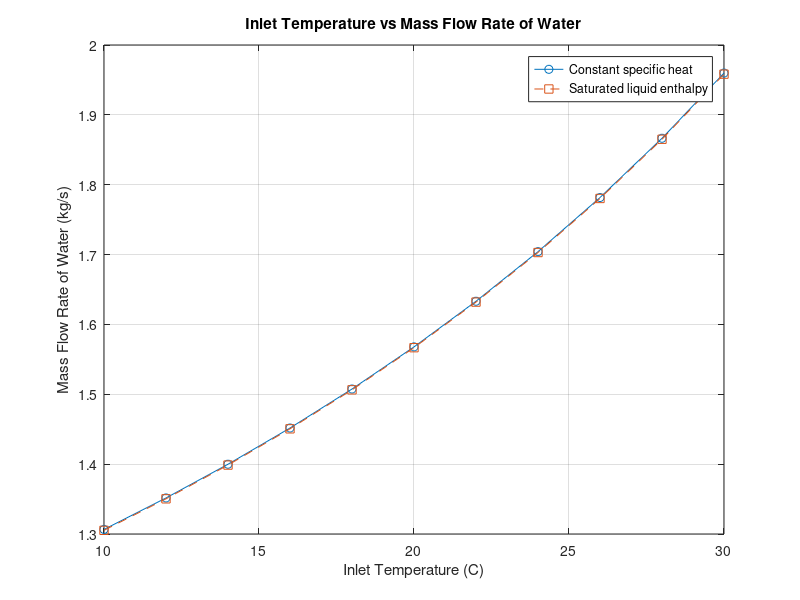

Recreate this plot in MATLAB.
% Name: Omar Ebrahim
% Student ID: 110076575
% Email: ebrahimo@uwindsor.ca
clear; clc;

% This section defines variables for ethylene glycol
c_p_glycol = 2.56; % Defining cp to 2.56 kJ/kg*C
m_dot_glycol = 3.2; % Defining flow rate of 3.2 kg/s
T_in_glycol = 80; % Defining inlet temperature to 80C
T_out_glycol = 40; % Defining outlet temperature to 40C
h_glycol = c_p_glycol * (T_out_glycol - T_in_glycol); % Calculating enthalpy of glycol

% This section defines variables for water
c_p_water = 4.18; % Defining cp to 4.18 kJ/kg*C
T_water_10 = 10; % Defining water temperature at 10C
T_water_15 = 15; % Defining water temperature at 15C
T_water_20 = 20; % Defining water temperature at 20C
T_water_25 = 25; % Defining water temperature at 25C
T_water_30 = 30; % Defining water temperature at 30C
interval = 2; % Defining interval to 2C
% Defining inlet temperature from 10C to 30C in increments of 2C
T_in_water = T_water_10:interval:T_water_30;
T_out_water = 70; % Defining outlet temperature to 70C

% 1) Solving for enthalpy (h) for water analytically
% Solving for enthalpy (h) using h = cp*deltaT = cp(T_out - T_in)
counter = 0; % Intialize counter for the for loop
h_water_analytical = zeros(1); % Intialize results matrix for the for loop
for T_water_analytical = T_in_water
  counter = counter + 1; % Add counter with 1
  h = c_p_water * (T_out_water - T_water_analytical);
  h_water_analytical(counter) = h; % Setting enthalpy value to a matrix
end

% 2) Solving for saturated liquid water enthalpy (h_R) using interpolation
h_R_10 = 42.022; % Enthalpy values for Temperature 10C
h_R_15 = 62.982; % Enthalpy values for Temperature 15C
h_R_20 = 83.915; % Enthalpy values for Temperature 20C
h_R_25 = 104.83; % Enthalpy values for Temperature 25C
h_R_30 = 125.74; % Enthalpy values for Temperature 30C
h_R_70 = 293.07; % Enthalpy values for Temperature 70C
counter = 0; % Intialize counter for the for loop
h_R_water = zeros(1); % Intialize results matrix for the for loop

% This for loop calculates the interpolated enthalphy values of water
for T_water_interpolated = T_in_water
  counter = counter + 1; % Add counter with 1

  if T_water_interpolated == 10 % If temperature is 10C
    h = h_R_10; % Set enthalpy value to 42.022
    h_R_water(counter) = h; % Setting enthalpy value to a matrix
    continue % Skip to next iteration
  end

  % If temperature is between 10C and 15C
  if 10 < T_water_interpolated && T_water_interpolated < 15
    % Calculating temperature interpolation factor from (mid - low)/(high - low)
    T_interpolation_factor = (T_water_interpolated - T_water_10) ...
                             /(T_water_15 - T_water_10);
    % Interpolating for the enthalpy value (h)
    h = (h_R_15 - h_R_10) * T_interpolation_factor + h_R_10;
    h_R_water(counter) = h; % Setting interpolated value to a matrix
    continue % Skip to next iteration
  end

  % if temperature is between 15C and 20C
  if 15 < T_water_interpolated && T_water_interpolated < 20 % If temperature is 15C
    % Calculating temperature interpolation factor from (mid - low)/(high - low)
    T_interpolation_factor = (T_water_interpolated - T_water_15) ...
                             /(T_water_20 - T_water_15);
    % Interpolating for the enthalpy value (h)
    h = (h_R_20 - h_R_15) * T_interpolation_factor + h_R_15;
    h_R_water(counter) = h; % Setting interpolated value to a matrix
    continue % Skip to next iteration
  end

  if T_water_interpolated == 20 % If temperature is 20C
    h = h_R_20; % Set enthalpy value to 83.915
    h_R_water(counter) = h; % Setting enthalpy value to a matrix
    continue % Skip to next iteration
  end

  % if temperature is between 20C and 25C
  if 20 < T_water_interpolated && T_water_interpolated < 25 % If temperature is 15C
    % Calculating temperature interpolation factor from (mid - low)/(high - low)
    T_interpolation_factor = (T_water_interpolated - T_water_20) ...
                             /(T_water_25 - T_water_20);
    % Interpolating for the enthalpy value (h)
    h = (h_R_25 - h_R_20) * T_interpolation_factor + h_R_20;
    h_R_water(counter) = h; % Setting interpolated value to a matrix
    continue % Skip to next iteration
  end

  % if temperature is between 25C and 30C
   if 25 < T_water_interpolated && T_water_interpolated < 30 % If temperature is 15C
    % Calculating temperature interpolation factor from (mid - low)/(high - low)
    T_interpolation_factor = (T_water_interpolated - T_water_25) ...
                             /(T_water_30 - T_water_25);
    % Interpolating for the enthalpy value (h)
    h = (h_R_30 - h_R_25) * T_interpolation_factor + h_R_25;
    h_R_water(counter) = h; % Setting interpolated value to a matrix
    continue % Skip to next iteration
  end


  if T_water_interpolated == 30 % If temperature is 30C
    h = h_R_30; % Set enthalpy value to 125.74
    h_R_water(counter) = h; % Setting enthalpy value to a matrix
    continue % Skip to next iteration
  end
end

% Calculating the mass flow rate of water from analytical enthalpy
m_dot_water_analytical = -m_dot_glycol * h_glycol ./ h_water_analytical;
% Calculating the mass flow rate of water from interpolated enthalpy
m_dot_water_interpolated = m_dot_glycol * h_glycol ./ (h_R_water - h_R_70);

% Plotting inlet temperature vs mass flow rate of water
plot(T_in_water, m_dot_water_analytical, '-o'); % Plotting analytical values
hold on; % Hold on to plot the next graph
plot(T_in_water, m_dot_water_interpolated, '--s'); % Plotting interpolated values
hold off; % Turn off hold
title('Inlet Temperature vs Mass Flow Rate of Water'); % Setting title
xlabel('Inlet Temperature (C)'); % Setting x-axis label
ylabel('Mass Flow Rate of Water (kg/s)'); % Setting y-axis label
legend('Constant specific heat', 'Saturated liquid enthalpy'); % Setting legend
grid on; % Turning on grid

% Outputting data to a data ledger
fprintf(['\tInlet Temperature (C)  \t\t\tMass Flow Rate of Water Constant Specific ' ...
    'Heat (kg/s)  \t\tMass Flow Rate of Water Saturated Liquid Enthalpy (kg/s)\n']);
fprintf(['---------------------------------------------------------------------' ...
    '---------------------------------------------------------------' ...
    '----------------------------------------------\n']);
for i = 1:length(T_in_water)
  fprintf('%20d  %56.5f  %64.5f\n', T_in_water(i), m_dot_water_analytical(i), ...
          m_dot_water_interpolated(i));
end
